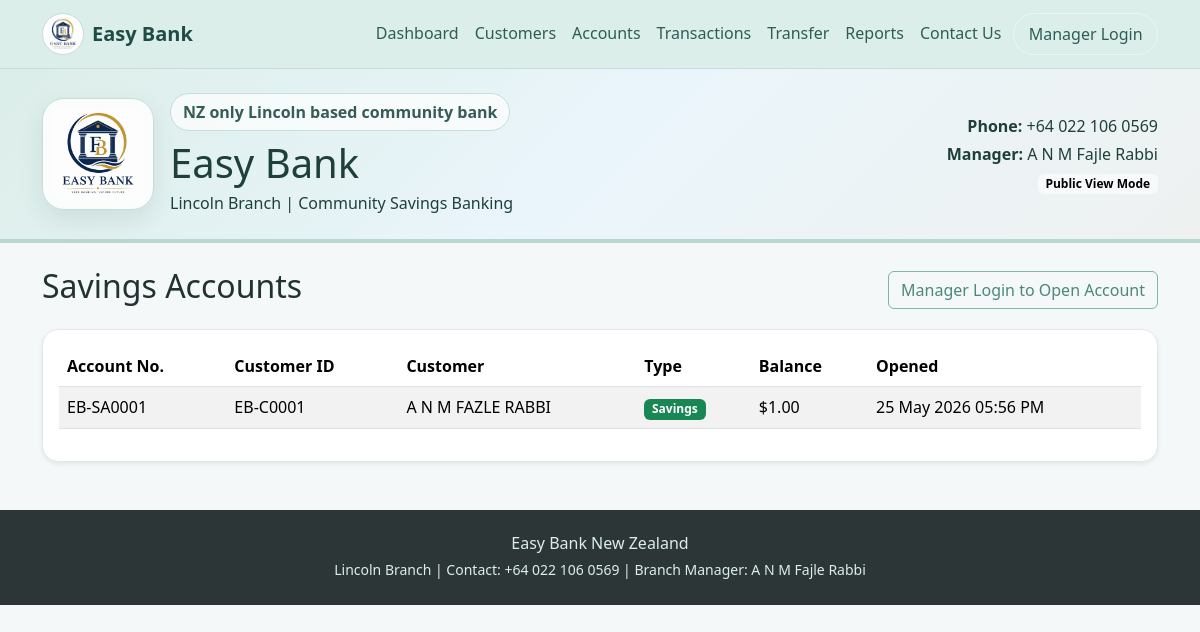
Page /accounts on the earlier database version.
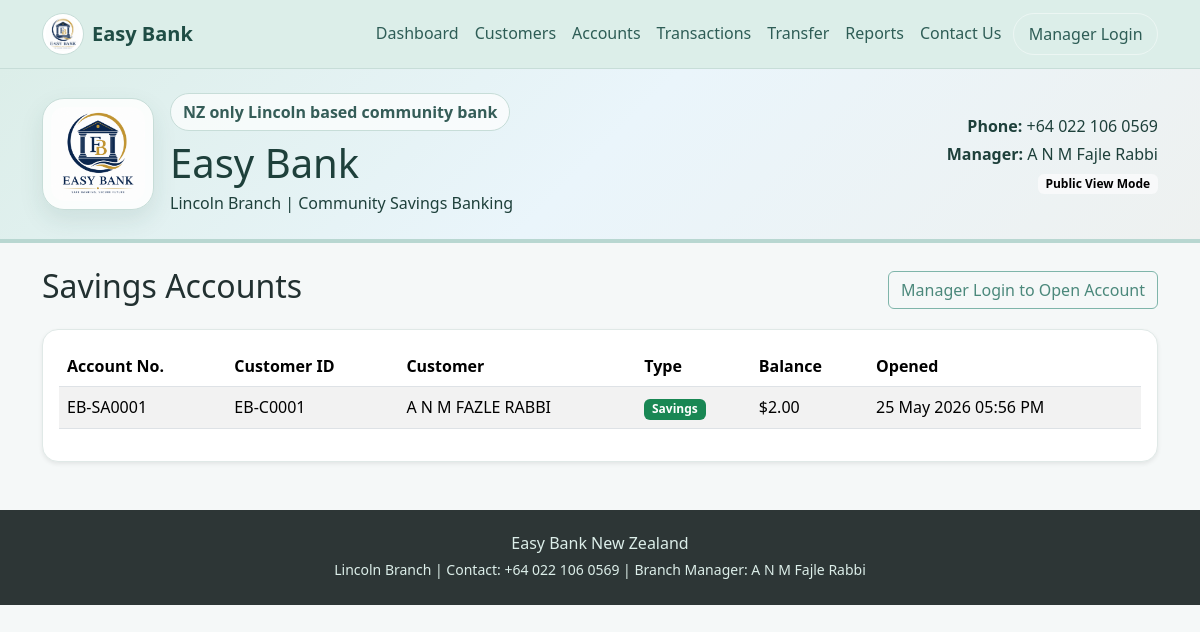
Same page on the later database version.
### tables this page shows
CREATE TABLE accounts (
            id INTEGER PRIMARY KEY AUTOINCREMENT,
            account_number TEXT NOT NULL UNIQUE,
            customer_id TEXT NOT NULL UNIQUE,
            customer_name TEXT NOT NULL,
            account_type TEXT NOT NULL DEFAULT 'Savings',
            balance REAL NOT NULL DEFAULT 0,
            opened_at TEXT NOT NULL, opened_date TEXT,
            FOREIGN KEY (customer_id) REFERENCES customers (customer_id)
        );

### app.py (the view)
@app.route("/accounts")
def accounts_page():
    conn = get_db_connection()
    accounts = conn.execute("SELECT * FROM accounts ORDER BY id DESC").fetchall()
    conn.close()
    return render_template("accounts.html", accounts=accounts)

### app.py (called while the page is built)
def get_db_connection():
    conn = sqlite3.connect(DATABASE)
    conn.row_factory = sqlite3.Row
    return conn

def today_iso():
    return date.today().isoformat()

def is_manager_logged_in():
    return session.get("manager_logged_in") is True

@app.context_processor
def inject_bank_details():
    return dict(
        bank_name=BANK_NAME,
        branch_name=BRANCH_NAME,
        tagline=TAGLINE,
        footer_text=FOOTER_TEXT,
        contact_phone_display=CONTACT_PHONE_DISPLAY,
        contact_phone_whatsapp=CONTACT_PHONE_WHATSAPP,
        branch_manager=BRANCH_MANAGER,
        today_date=today_iso(),
        manager_logged_in=is_manager_logged_in(),
    )

### templates/accounts.html
{% extends "base.html" %}
{% block content %}
<div class="d-flex justify-content-between align-items-center mb-3">
    <h2>Savings Accounts</h2>
    {% if manager_logged_in %}
        <a href="{{ url_for('open_account') }}" class="btn btn-primary">Open Savings Account</a>
    {% else %}
        <a href="{{ url_for('login_page', next=url_for('open_account')) }}" class="btn btn-outline-primary">Manager Login to Open Account</a>
    {% endif %}
</div>
<div class="card shadow-sm"><div class="card-body">
{% if accounts %}
<table class="table table-striped align-middle">
    <thead>
        <tr>
            <th>Account No.</th>
            <th>Customer ID</th>
            <th>Customer</th>
            <th>Type</th>
            <th>Balance</th>
            <th>Opened</th>
        </tr>
    </thead>
    <tbody>
    {% for account in accounts %}
    <tr>
        <td>{{ account.account_number }}</td>
        <td>{{ account.customer_id }}</td>
        <td>{{ account.customer_name }}</td>
        <td><span class="badge bg-success">{{ account.account_type }}</span></td>
        <td>${{ '%.2f'|format(account.balance) }}</td>
        <td>{{ account.opened_at }}</td>
    </tr>
    {% endfor %}
    </tbody>
</table>
{% else %}<p class="text-muted mb-0">No savings accounts opened yet.</p>{% endif %}
</div></div>
{% endblock %}

### templates/base.html (shortened to what this page needs)
<!DOCTYPE html>
<html lang="en">
<head>
    <link href="https://cdn.jsdelivr.net/npm/bootstrap@5.3.3/dist/css/bootstrap.min.css" rel="stylesheet">
    <link rel="stylesheet" href="{{ url_for('static', filename='css/style.css') }}">
</head>
<body>
<nav class="navbar navbar-expand-lg bank-navbar">
    <div class="container">
        <a class="navbar-brand fw-bold d-flex align-items-center gap-2" href="{{ url_for('home') }}">
            <img src="{{ url_for('static', filename='images/easy_bank_logo.png') }}" alt="Easy Bank logo" class="navbar-logo">
            <span>{{ bank_name }}</span>
        </a>
        <div class="collapse navbar-collapse" id="navbarNav">
            <ul class="navbar-nav ms-auto">
                <li class="nav-item"><a class="nav-link" href="{{ url_for('home') }}">Dashboard</a></li>
                <li class="nav-item"><a class="nav-link" href="{{ url_for('customers_page') }}">Customers</a></li>
                <li class="nav-item"><a class="nav-link" href="{{ url_for('accounts_page') }}">Accounts</a></li>
                <li class="nav-item"><a class="nav-link" href="{{ url_for('transactions_page') }}">Transactions</a></li>
                <li class="nav-item"><a class="nav-link" href="{{ url_for('transfer_page') }}">Transfer</a></li>
                <li class="nav-item"><a class="nav-link" href="{{ url_for('reports_page') }}">Reports</a></li>
                <li class="nav-item"><a class="nav-link" href="{{ url_for('contact_page') }}">Contact Us</a></li>
                {% if manager_logged_in %}
                    <li class="nav-item"><a class="nav-link manager-badge" href="{{ url_for('logout_page') }}">Manager Logout</a></li>
                {% else %}
                    <li class="nav-item"><a class="nav-link manager-badge" href="{{ url_for('login_page') }}">Manager Login</a></li>
                {% endif %}
            </ul>
        </div>
    </div>
</nav>
<header class="bank-header">
    <div class="container py-4">
        <div class="row align-items-center g-3">
            <div class="col-lg-8">
                <div class="d-flex align-items-center gap-3">
                    <img src="{{ url_for('static', filename='images/easy_bank_logo.png') }}" alt="Easy Bank logo" class="header-logo">
                    <div>
                        <p class="small-label mb-2">{{ tagline }}</p>
                        <h1 class="mb-1">{{ bank_name }}</h1>
                        <p class="mb-0">{{ branch_name }} | Community Savings Banking</p>
                    </div>
                </div>
            </div>
            <div class="col-lg-4 text-lg-end">
                <p class="mb-1"><strong>Phone:</strong> {{ contact_phone_display }}</p>
                <p class="mb-1"><strong>Manager:</strong> {{ branch_manager }}</p>
                {% if manager_logged_in %}
                    <span class="badge text-bg-success">Manager Mode Active</span>
                {% else %}
                    <span class="badge text-bg-light">Public View Mode</span>
                {% endif %}
            </div>
        </div>
    </div>
</header>
<main class="container my-4">
    {% block content %}{% endblock %}
</main>
<footer class="bank-footer py-4 mt-5">
    <div class="container text-center">
        <h6 class="mb-1">{{ footer_text }}</h6>
        <small>{{ branch_name }} | Contact: {{ contact_phone_display }} | Branch Manager: {{ branch_manager }}</small>
    </div>
</footer>
</body>
</html>

### static/css/style.css (style rules this page uses)
body { background: #f5f8f8; color: #223131; }
.bank-navbar { background: #dceee9; border-bottom: 1px solid #c7ddd8; }
.bank-navbar .navbar-brand { color: #1f4d45; }
.bank-navbar .nav-link { color: #2e5d56; font-weight: 500; }
.bank-header { background: linear-gradient(135deg, #dceee9, #eaf5fb, #eef1f0); border-bottom: 4px solid #b8d7d1; color: #1e403b; }
.small-label { display: inline-block; background: rgba(255, 255, 255, 0.7); border: 1px solid #c7ddd8; border-radius: 999px; padding: 6px 12px; color: #355d58; font-weight: 600; }
.card { border: 1px solid #e0e9e7; border-radius: 16px; box-shadow: 0 8px 24px rgba(38, 64, 60, 0.06); }
.btn-outline-primary { color: #4b887b; border-color: #7fb5aa; }
.bank-footer { background: #2d3636; color: #dceee9; }
.manager-badge { border: 1px solid rgba(255,255,255,0.45); border-radius: 999px; padding-left: 0.9rem !important; padding-right: 0.9rem !important; margin-left: 0.25rem; }
.navbar-logo { width: 42px; height: 42px; object-fit: contain; background: #ffffff; border-radius: 50%; padding: 3px; border: 1px solid #c7ddd8; }
.header-logo { width: 112px; height: 112px; object-fit: contain; background: rgba(255, 255, 255, 0.86); border-radius: 22px; padding: 8px; border: 1px solid #c7ddd8; box-shadow: 0 10px 24px rgba(31, 77, 69, 0.10); }

Differences in the rows shown:
changed accounts "EB-SA0001": balance "1.00" → "2.00"
